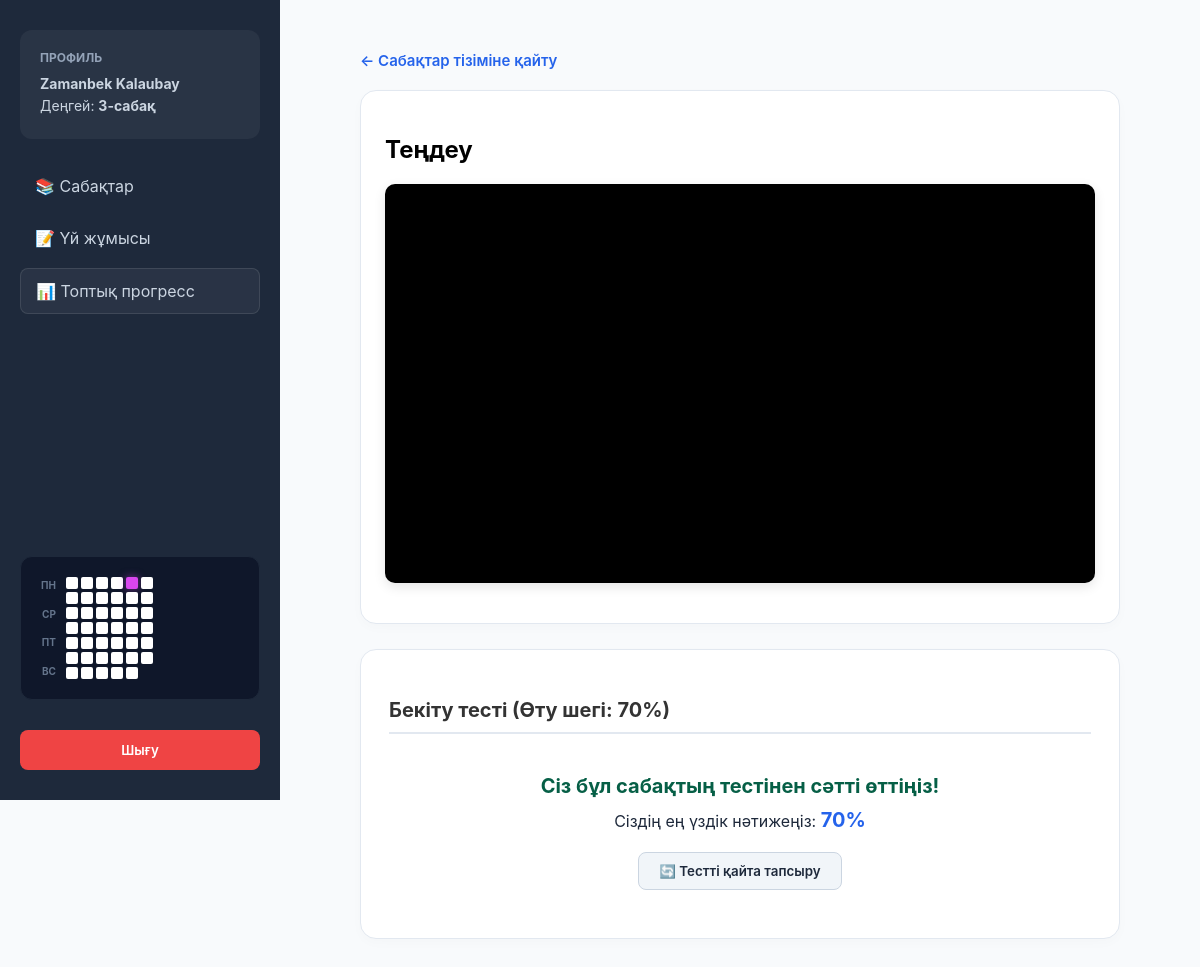
Screenshot of /lesson/1/ (signed in) with the database file from the repository.
### courses/models.py (models this page shows, shortened)
class User(AbstractUser):
    phone_number = models.CharField(max_length=15, verbose_name="Телефон нөмірі")
    is_verified = models.BooleanField(default=False, verbose_name="Расталған ба?")
    otp_code = models.CharField(max_length=6, blank=True, null=True)
    current_lesson_order = models.PositiveIntegerField(default=1, verbose_name="Ашық сабақ реті")

class Lesson(models.Model):
    title = models.CharField(max_length=255, verbose_name="Сабақ тақырыбы")
    video_iframe = models.TextField(
        verbose_name="YouTube IFrame коды",
        help_text=(
            "МАҢЫЗДЫ НҰСҚАУЛЫҚ:"
            "1. <b>id='player'</b>"
            "2. ?enablejsapi=1"
        )
    )
    order = models.PositiveIntegerField(unique=True, verbose_name="Сабақ реті")
    class Meta:
        ordering = ['order']
    class Meta:
        ordering = ['order']

### courses/views.py (the view)
# urls.py: path('lesson/<int:lesson_id>/', lesson_detail, name='lesson_detail'),
@login_required
def lesson_detail(request, lesson_id):
    lesson = get_object_or_404(Lesson, id=lesson_id)
    if lesson.order > request.user.current_lesson_order:
        return redirect('lesson_list')
    progress = LessonProgress.objects.filter(user=request.user, lesson_order=lesson.order).first()
    best_score = progress.best_score if progress else 0
    activity_data = get_user_activity_data(request.user)
    return render(request, 'lesson_detail.html', {
        'lesson': lesson,
        'best_score': best_score,
        'activity_data': activity_data,  # Sidebar үшін
    })

### courses/context_processors.py (called while the page is built)
def activity_context(request):
    if request.user.is_authenticated:
        activities = UserActivity.objects.filter(user=request.user).values_list('date', flat=True)
        today = timezone.now().date()
        start_date = today - timedelta(days=34)
        start_date -= timedelta(days=start_date.weekday())
        activity_data = []
        current_day = start_date
        while current_day <= today:
            activity_data.append({
                'date': current_day,
                'is_active': current_day in activities
            })
            current_day += timedelta(days=1)
        return {'activity_data': activity_data}
    return {'activity_data': []}

### courses/views.py (called while the page is built)
def get_user_activity_data(user):
    user_activities = UserActivity.objects.filter(user=user).values_list('date', flat=True)
    activities = {act_date for act_date in user_activities if act_date is not None}
    today = timezone.now().date()
    start_date = today - timedelta(days=34 + today.weekday())
    end_date = today + timedelta(days=(6 - today.weekday()))
    activity_data = []
    curr = start_date
    while curr <= end_date:
        activity_data.append({
            'date': curr,
            'is_active': curr in activities
        })
        curr += timedelta(days=1)
    return activity_data

### courses/templates/lesson_detail.html (shortened to what this page needs)
{% extends 'base.html' %}
{% block content %}
<div class="lesson-wrapper">
    <a href="{% url 'lesson_list' %}" class="back-btn">← Сабақтар тізіміне қайту</a>
    <div class="video-card">
        <h2>{{ lesson.title }}</h2>
        <div class="video-container">
            {{ lesson.video_iframe|safe }}
        </div>
    </div>
    <div class="quiz-card">
        <h3>Бекіту тесті (Өту шегі: 70%)</h3>
        {% if lesson.questions.all %}
            <div id="passed-result-block" style="{% if best_score >= 70 %}display: block;{% else %}display: none;{% endif %} text-align: center; padding: 20px 0;">
                <h3 style="color: #065f46; margin: 0 0 10px 0; border: none; padding: 0;">Сіз бұл сабақтың тестінен сәтті өттіңіз!</h3>
                <p style="font-size: 16px; color: #1e293b; margin: 5px 0;">
                    Сіздің ең үздік нәтижеңіз: <strong style="color: var(--primary); font-size: 20px; font-weight: 700;">{{ best_score }}%</strong>
                </p>
                <button type="button" class="retry-btn" onclick="showTestForm()">
                    🔄 Тестті қайта тапсыру
                </button>
            </div>
        {% else %}
            <p style="color: #666; font-style: italic;">Бұл сабаққа әлі тест сұрақтары қосылмаған.</p>
        {% endif %}
    </div>
</div>
{% endblock %}

### courses/templates/base.html (shortened to what this page needs)
<!DOCTYPE html>
<html lang="kk">
<head>
</head>
<body>
    <div class="sidebar">
        <div class="profile-info">
            <h3>Профиль</h3>
            <p><strong>{{ user.first_name }} {{ user.last_name }}</strong></p>
            <p>Деңгей: <strong>{{ user.current_lesson_order }}-сабақ</strong></p>
        </div>
        <div class="menu-links">
            <a href="{% url 'lesson_list' %}">📚 Сабақтар</a>
            <a href="{% url 'homework' %}">📝 Үй жұмысы</a>
            <a href="{% url 'group_progress' %}" style="background: rgba(255,255,255,0.05); border: 1px solid rgba(255,255,255,0.1);">
                📊 Топтық прогресс
            </a>
        </div>
        {% if user.is_authenticated and activity_data %}
        <div class="activity-wrapper">
            <div class="heatmap-container">
                <div class="days-labels"><span>ПН</span><span>СР</span><span>ПТ</span><span>ВС</span></div>
                <div class="heatmap">
                    {% for day in activity_data %}
                        <div class="day-square {% if day.is_active %}active{% endif %}" title="{{ day.date|date:'d.m.Y' }}"></div>
                    {% endfor %}
                </div>
            </div>
        </div>
        {% endif %}
        <form action="{% url 'logout' %}" method="post" style="margin-top: auto;">
            {% csrf_token %}<button type="submit" class="logout-btn">Шығу</button>
        </form>
    </div>
    <div class="content">
        {% block content %}{% endblock %}
    </div>
</body>
</html>

### rows the page displays
User: first_name "Zamanbek", last_name "Kalaubay", current_lesson_order "3"
Lesson: title "Теңдеу"

### other values shown
{{ best_score }} "70"
